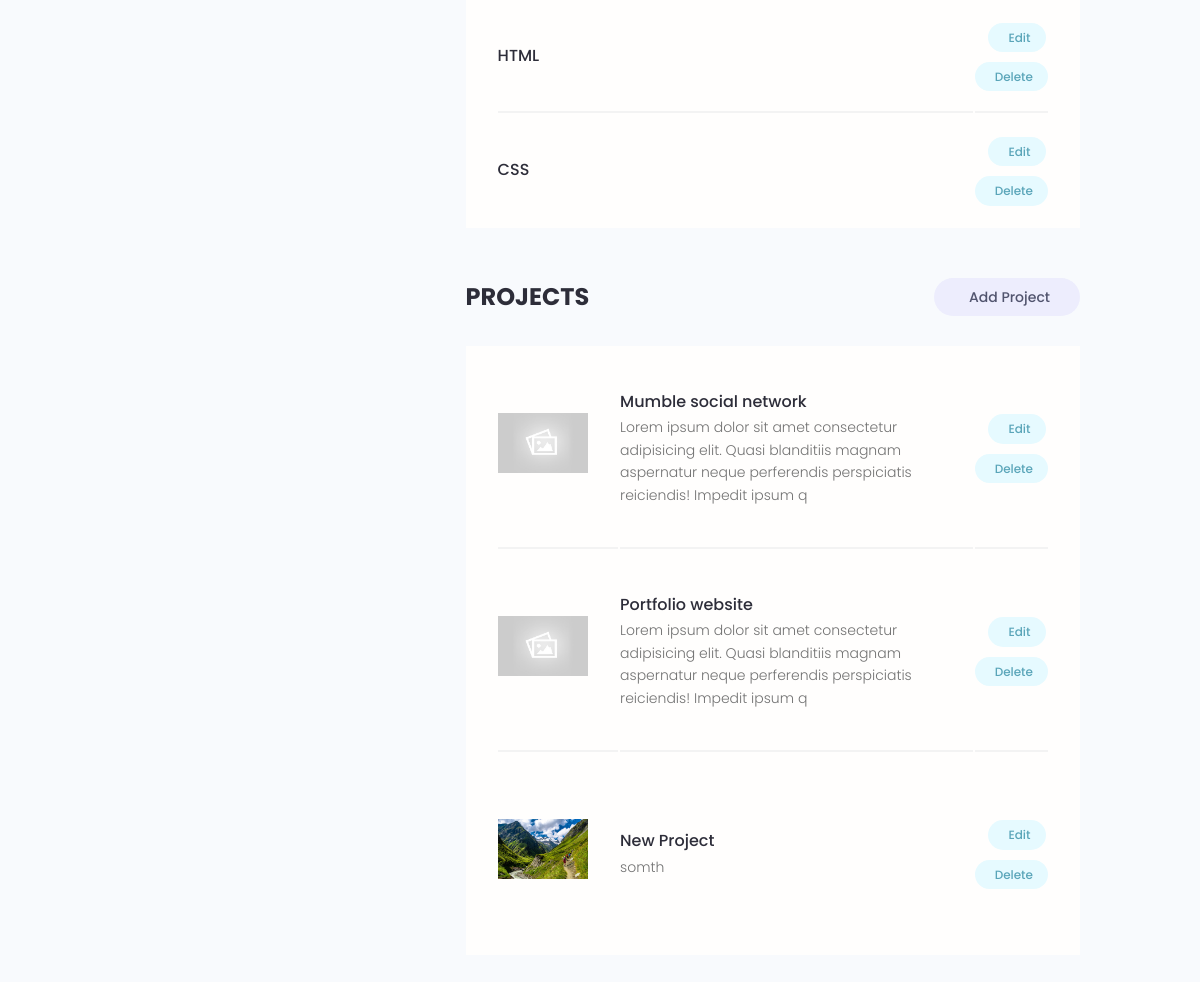
/account/ (signed in, lower part), run on an earlier commit of the app's database.
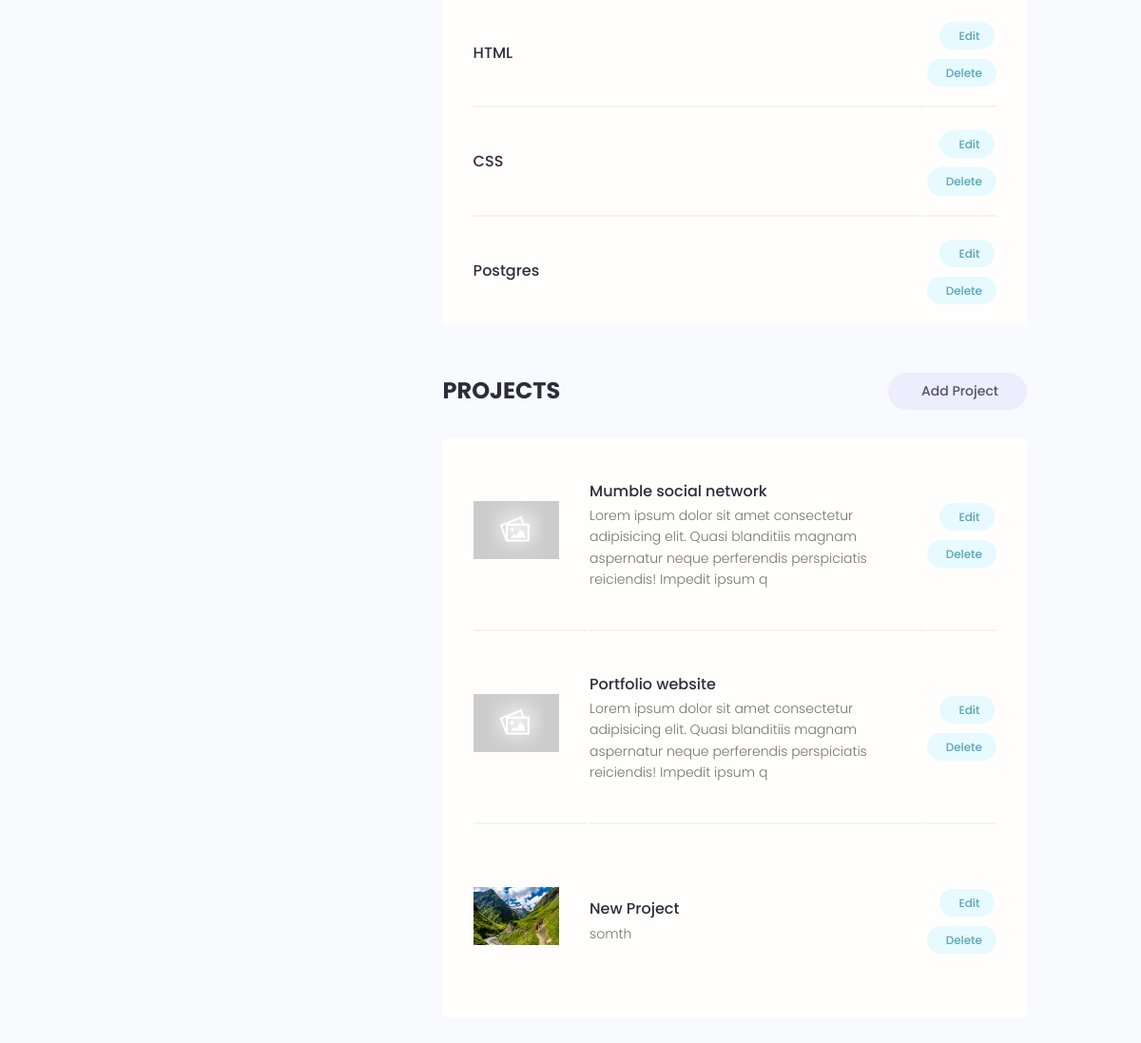
And on a later commit of the database.
### users/models.py (models this page shows, shortened)
class Skill(models.Model):
    owner=models.ForeignKey(Profile, on_delete=models.CASCADE, null=True, blank=True)
    name=models.CharField(max_length=200, blank=True, null=True)
    description=models.TextField(null=True, blank=True)
    created=models.DateTimeField(auto_now_add=True)
    id = models.UUIDField(default=uuid.uuid4,unique=True,primary_key=True,editable=False)

### projects/models.py (models this page shows, shortened)
class Project(models.Model):
    owner = models.ForeignKey(Profile,null=True,blank=True,on_delete=models.SET_NULL)
    title=models.CharField(max_length=200)
    description=models.TextField(null=True,blank=True)
    featured_img=models.ImageField(null=True,blank=True,default='default.jpg')
    demo_link=models.CharField(max_length=2000,null=True,blank=True)
    source_link=models.CharField(max_length=2000,null=True,blank=True)
    tags=models.ManyToManyField('Tag',blank=True)
    vote_total=models.IntegerField(default=0,null=True,blank=True)
    vote_ratio=models.IntegerField(default=0,null=True,blank=True)
    created=models.DateTimeField(auto_now_add=True)
    id = models.UUIDField(default=uuid.uuid4,unique=True,primary_key=True,editable=False)

### users/views.py (the view)
# urls.py: path('account/',views.userAccount,name='account'),
@login_required(login_url='login')
def userAccount(request):
    profile=request.user.profile
    skills=profile.skill_set.all()
    projects=profile.project_set.all()
    context={'profile':profile,'skills':skills,'projects':projects}
    return render(request,'users/account.html',context)

### users/templates/users/account.html (shortened to what this page needs)
{% extends 'main.html' %}
{% load static %}
{% block content %}
  <main class="settingsPage profile my-md">
    <div class="container">
      <div class="layout">
        <div class="column column--1of3">
        </div>
        <div class="column column--2of3">
          <table class="settings__table">
            {% for skill in skills %}
            <tr>
              <td class="settings__tableInfo">
                <h4>{{ skill.name }}</h4>
              </td>
              <td class="settings__tableActions">
                <a class="tag tag--pill tag--main settings__btn" href="{% url 'update-skill' skill.id %}"> Edit</a>
                <a class="tag tag--pill tag--main settings__btn" href="{% url 'delete-skill' skill.id %}?next=/account">
                  Delete</a>
              </td>
            </tr>
            {% endfor %}
          </table>
          <div class="settings">
            <h3 class="settings__title">Projects</h3>
            <a class="tag tag--pill tag--sub settings__btn tag--lg" href="{% url 'create-project' %}"> Add Project</a>
          </div>
          <table class="settings__table">
            {% for project in projects %}
            <tr>
              <td class="settings__thumbnail">
                <a href="{% url 'project' project.id %}"><img src="{{ project.featured_img.url }}" alt="Project Thumbnail" /></a>
              </td>
              <td class="settings__tableInfo">
                <a href="{% url 'project' project.id %}">{{ project.title }}</a>
                <p>
                  {{ project.description|slice:"150" }}
                </p>
              </td>
              <td class="settings__tableActions">
                <a class="tag tag--pill tag--main settings__btn" href="{% url 'update-project' project.id %}"> Edit</a>
                <a class="tag tag--pill tag--main settings__btn" href="{% url 'delete-project' project.id%}?next=/account">
                  Delete</a>
              </td>
            </tr>
            {% endfor %}
          </table>
        </div>
      </div>
    </div>
  </main>
{% endblock content %}

What changed in the data, as far as the page shows it:
added Skill: name "Postgres"
